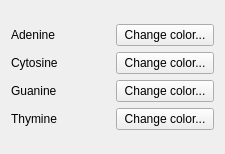
<?xml version="1.0" encoding="UTF-8"?>
<ui version="4.0">
 <class>Form</class>
 <widget class="QWidget" name="Form">
  <property name="geometry">
   <rect>
    <x>0</x>
    <y>0</y>
    <width>225</width>
    <height>154</height>
   </rect>
  </property>
  <property name="windowTitle">
   <string>Form</string>
  </property>
  <layout class="QVBoxLayout" name="verticalLayout_2">
   <item>
    <layout class="QVBoxLayout" name="verticalLayout">
     <item>
      <layout class="QHBoxLayout" name="horizontalLayout_5">
       <item>
        <widget class="QLabel" name="label">
         <property name="text">
          <string>Adenine</string>
         </property>
        </widget>
       </item>
       <item>
        <widget class="QPushButton" name="adenineChangeColorButton">
         <property name="text">
          <string>Change color...</string>
         </property>
        </widget>
       </item>
      </layout>
     </item>
     <item>
      <layout class="QHBoxLayout" name="horizontalLayout_4">
       <item>
        <widget class="QLabel" name="label_3">
         <property name="text">
          <string>Cytosine</string>
         </property>
        </widget>
       </item>
       <item>
        <widget class="QPushButton" name="cytosineChangeColorButton">
         <property name="text">
          <string>Change color...</string>
         </property>
        </widget>
       </item>
      </layout>
     </item>
     <item>
      <layout class="QHBoxLayout" name="horizontalLayout_3">
       <item>
        <widget class="QLabel" name="label_2">
         <property name="text">
          <string>Guanine</string>
         </property>
        </widget>
       </item>
       <item>
        <widget class="QPushButton" name="guanineChangeColorButton">
         <property name="text">
          <string>Change color...</string>
         </property>
        </widget>
       </item>
      </layout>
     </item>
     <item>
      <layout class="QHBoxLayout" name="horizontalLayout_2">
       <item>
        <widget class="QLabel" name="label_4">
         <property name="text">
          <string>Thymine</string>
         </property>
        </widget>
       </item>
       <item>
        <widget class="QPushButton" name="thymineChangeColorButton">
         <property name="text">
          <string>Change color...</string>
         </property>
        </widget>
       </item>
      </layout>
     </item>
    </layout>
   </item>
  </layout>
 </widget>
 <resources/>
 <connections/>
</ui>
